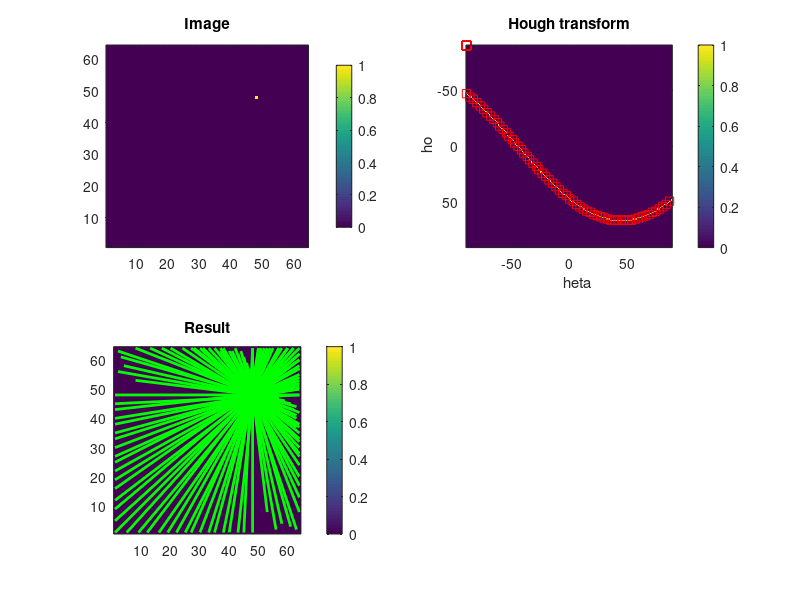

MATLAB code to generate this figure:
% Make an image with a point
% ==========================
im = zeros(64,64);
im(48,48) = 1;
figure(1);
subplot(2,2,1), imagesc(im);
axis image; axis xy; colorbar;
title("Image");

% Call the Hough transform
% ========================
[H,T,R] = hough(im, "Theta", -90:89);
subplot(2,2,2), imagesc(T,R,H);
xlabel("\theta"), ylabel("\rho");
title("Hough transform"), colorbar;

% Detect peaks
% ============
P  = houghpeaks(H,200,"threshold", 0);
x = T(P(:,2));
y = R(P(:,1));
hold on
plot(x,y,"s","color","red"), hold off

% Inverse Hough transform give Hough lines
% ========================================
lines = houghlines(ones(size(im)),T,R,P);
% Overlay Hough lines on image
% ============================
subplot(2,2,3), imagesc(im), hold on
title("Result"),
axis image; axis xy; colorbar;
for k = 1:length(lines)
    xy = [lines(k).point1; lines(k).point2];
    plot(xy(:,1),xy(:,2),"LineWidth",2,"Color","green");
end
hold off
